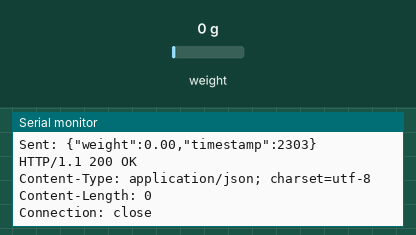
Simulated run of this sketch. Board: ESP32. On the bench: the last lines printed to the serial monitor. The test bench sets the inputs (shaded band); at power-on: weight on the scale 0 g. WiFi joins after 1.5 s; servers stay silent unless stated; uploads are accepted with an empty reply.

Above: at 2.7 s.
2.8 s: weight on the scale set to 100 g
At 5.8 s:
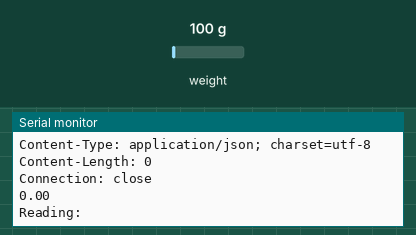
7.8 s: weight on the scale set to 1250 g
At 10.02 s:
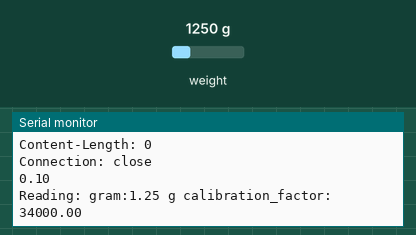
Timing chart, 0 to 11.5 s (numbered marks = the images above; inputs shaded):
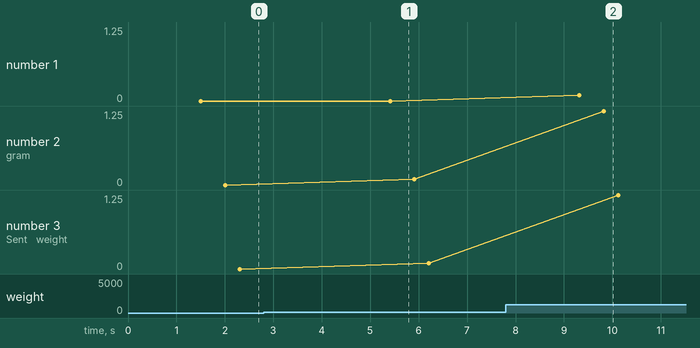

Measured:
- after the input at 7.8 s, the serial monitor: prints a new line after 2.0 s (image 2)
- plotted number 1: 0 → 1.25 after the input at 7.8 s
- plotted number 2: 0 → 0.1 after the input at 2.8 s, 0.1 → 1.25 after the input at 7.8 s
- plotted number 3: 0 → 0.1 after the input at 2.8 s, 0.1 → 1.25 after the input at 7.8 s

The sketch:

Esp_Server.ino
```cpp
#include <HardwareSerial.h>
#include <WiFi.h>
#include <HX711.h>
#define DOUT  4
#define CLK  5
HX711 scale(DOUT, CLK);
const char* ssid = "Reese Galaxy";
const char* password = "galaxy123";
const char* host = "192.168.248.189";   // Just the IP
const int port = 5000;                  // Flask default port
float weight;
float calibration_factor = 34000; // for me this vlaue works just perfect 211000
WiFiClient client;
float X = 3;
void setup() {
  Serial.begin(9600);
  Serial.println("Ready.");

  // Connect to WiFi
  WiFi.begin(ssid, password);
  Serial.print("Connecting to WiFi");
  while (WiFi.status() != WL_CONNECTED) {
    delay(500);
    Serial.print(".");
  }
  Serial.println();
  Serial.println("WiFi connected");
  Serial.print("IP address: ");
  Serial.println(WiFi.localIP());
}

void loop() {
  Serial.println(weight);
  measureweight();
  uploadData();
  delay(3000);  // send every 3s (otherwise you’ll flood the server)
}

void uploadData() {
  if (!client.connect(host, port)) {
    Serial.println("Connection to server failed");
    return;
  }

  // JSON payload with "weight"
  String json = "{\"weight\":" + String(weight) + ",\"timestamp\":" + String(millis()) + "}";

  // HTTP POST
  client.println("POST /api/data HTTP/1.1");
  client.print("Host: ");
  client.println(host);
  client.println("Content-Type: application/json");
  client.print("Content-Length: ");
  client.println(json.length());
  client.println();        // blank line before body
  client.println(json);

  // Debug
  Serial.println("Sent: " + json);

  // Read server response
  while (client.connected() || client.available()) {
    if (client.available()) {
      String line = client.readStringUntil('\n');
      Serial.println(line);
    }
  }

  client.stop();
}
void measureweight(){
 scale.set_scale(calibration_factor); //Adjust to this calibration factor
  Serial.print("Reading: ");
  weight = scale.get_units(5);
    if(weight<0)
  {
    weight=0.00;
    }
  //Serial.print(scale.get_units(), 2);
 // Serial.print(" lbs"); //Change this to kg and re-adjust the calibration factor if you follow SI units like a sane person
  Serial.print("gram:");
  Serial.print( weight);
  Serial.print(" g");
  Serial.print(" calibration_factor: ");
  Serial.print(calibration_factor);
  Serial.println();
  //     Blynk.virtualWrite(V0,weight);
  // Blynk.virtualWrite(V1,weight);
  // Delay before repeating measurement
  delay(100);
}
```
